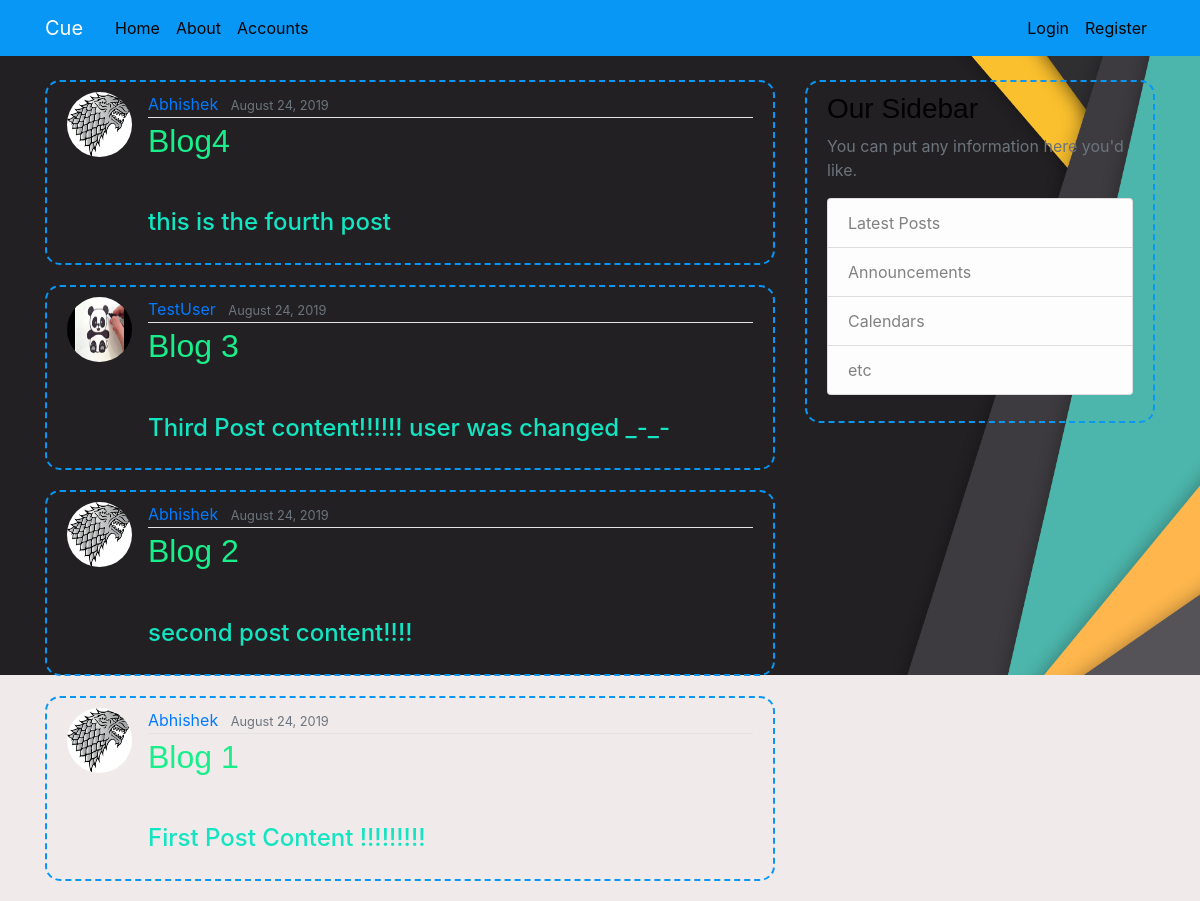
/home/, run on an earlier commit of the app's database.
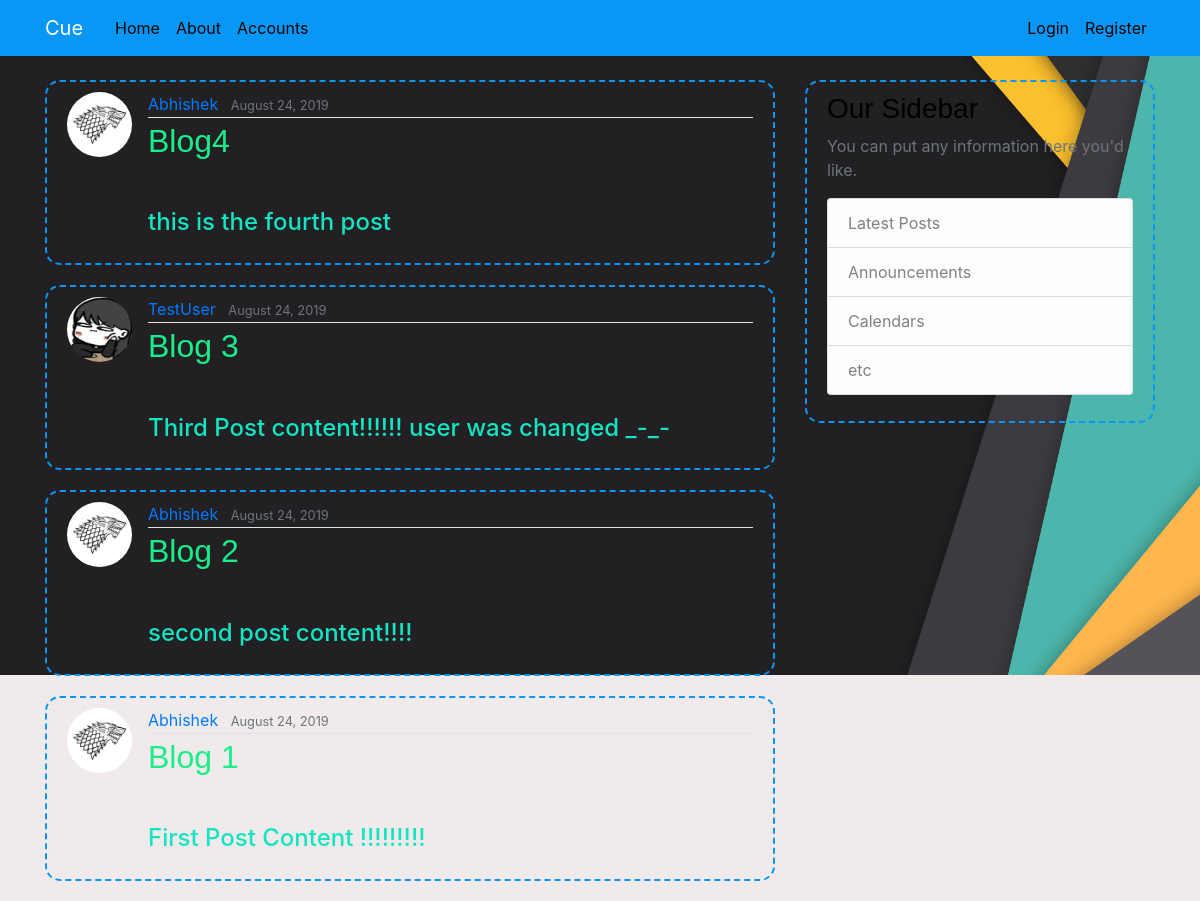
And on a later commit of the database.
### blog/models.py (models this page shows, shortened)
class Post(models.Model):
    title = models.CharField(max_length = 100)
    content = models.TextField()
    date_posted = models.DateTimeField(default=timezone.now)
    author  = models.ForeignKey(User,on_delete=models.CASCADE)
    image = models.ImageField(blank=True,null=True,upload_to='posts_pics')
    @property
    def image_url(self):
        if self.image:
            return self.image.url
        return ''

### users/models.py (models this page shows, shortened)
class Profile(models.Model):
    user = models.OneToOneField(User,on_delete=models.CASCADE)
    image = models.ImageField(default='default.jpg',upload_to='profile_pics')

### blog/views.py (the view)
# urls.py: path('home/',PostListView.as_view(),name='blog-home'),#homepage now
class PostListView(ListView):
    model = Post
    template_name = 'blog/home.html'
    context_object_name = 'posts'
    ordering = ['-date_posted']

### blog/templates/blog/home.html (shortened to what this page needs)
{% extends "blog/base.html" %}
{% block content %}
    {% for post in posts %}
    <article class="media content-section">
     <img class = "rounded-circle article-img" src = "{{ post.author.profile.image.url }}">
            <div class="media-body">
              <div class="article-metadata">
                <a class="mr-2" href="#">{{ post.author }}</a>
                <small class="text-muted">{{ post.date_posted |date:"F d, Y"}}</small>
              </div>
              <h2><a class="article-title" href="{% url 'post-detail' post.id %}">{{ post.title }}</a></h2>
              <div class = "polaroid">
              </div>
              <p><h4>{{ post.content }}</h4></p>
            </div>
    </article>
    {% endfor %}
{% endblock content %}

What changed in the data, as far as the page shows it:
changed through a linked row, Post "Blog4": author.profile.image: a different picture
changed through a linked row, Post "Blog 3": author.profile.image: picture added in place of a placeholder
changed through a linked row, Post "Blog 2": author.profile.image: a different picture
changed through a linked row, Post "Blog 1": author.profile.image: a different picture
